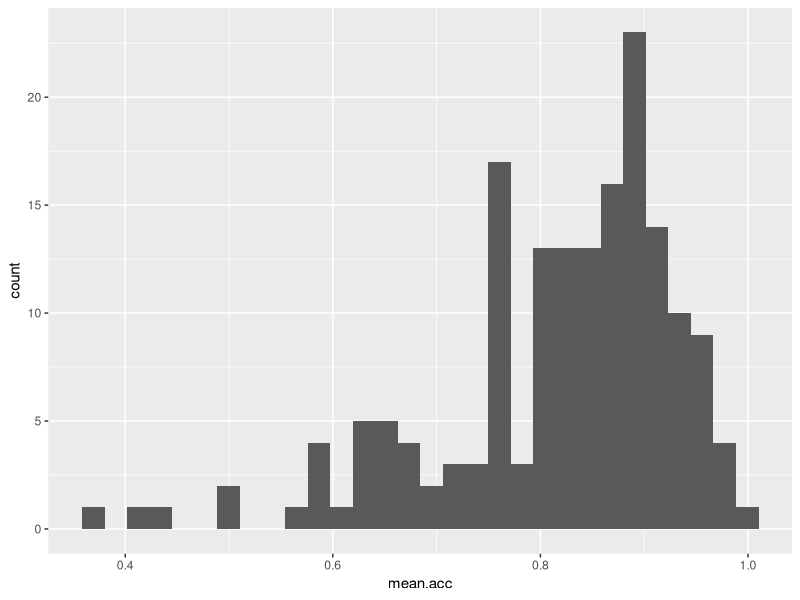
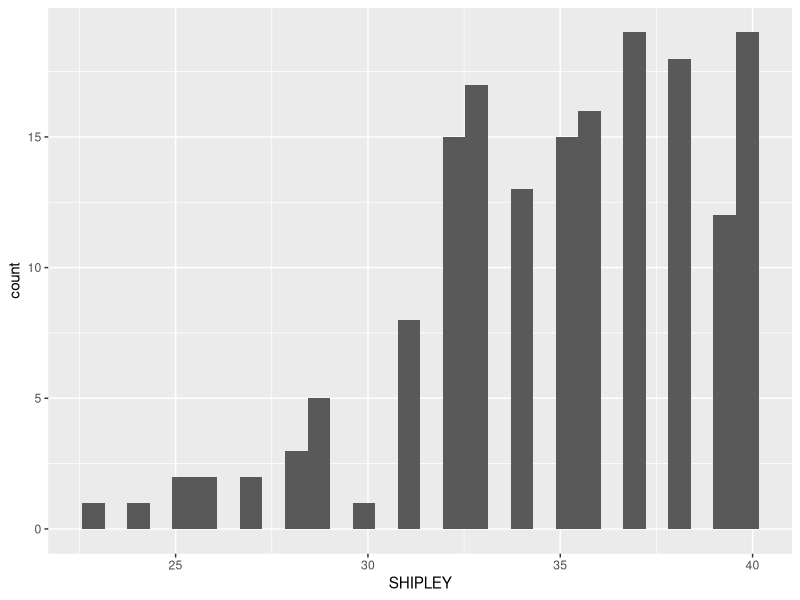
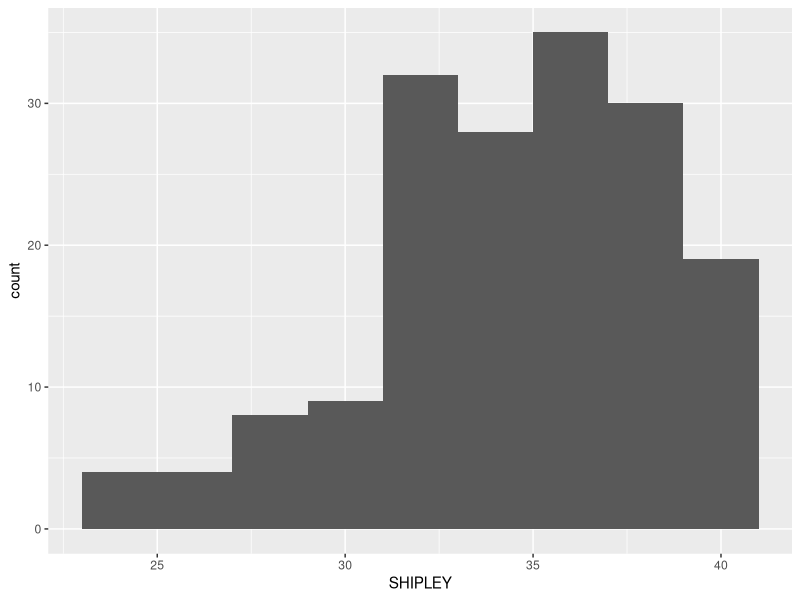
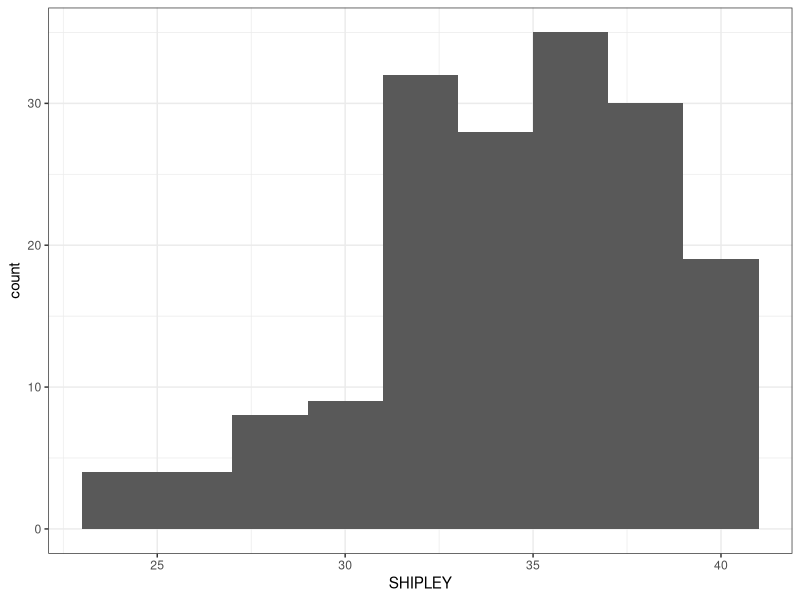
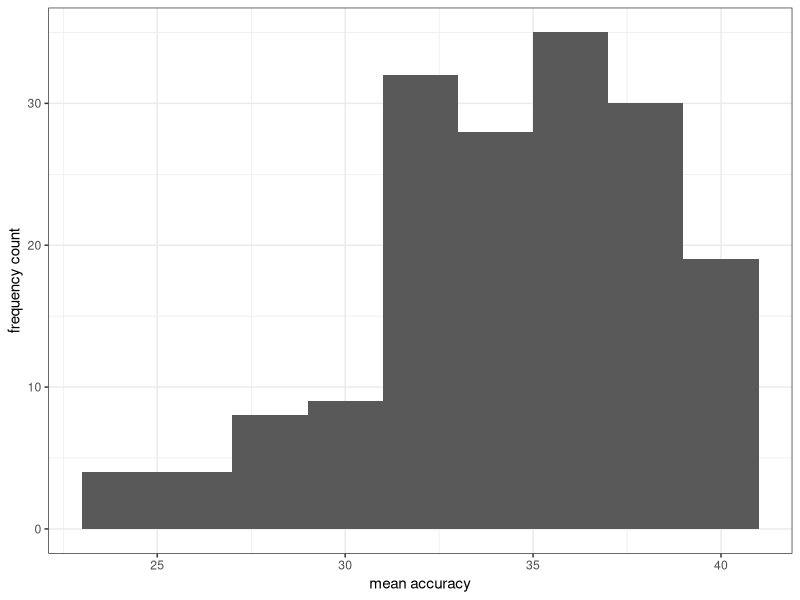
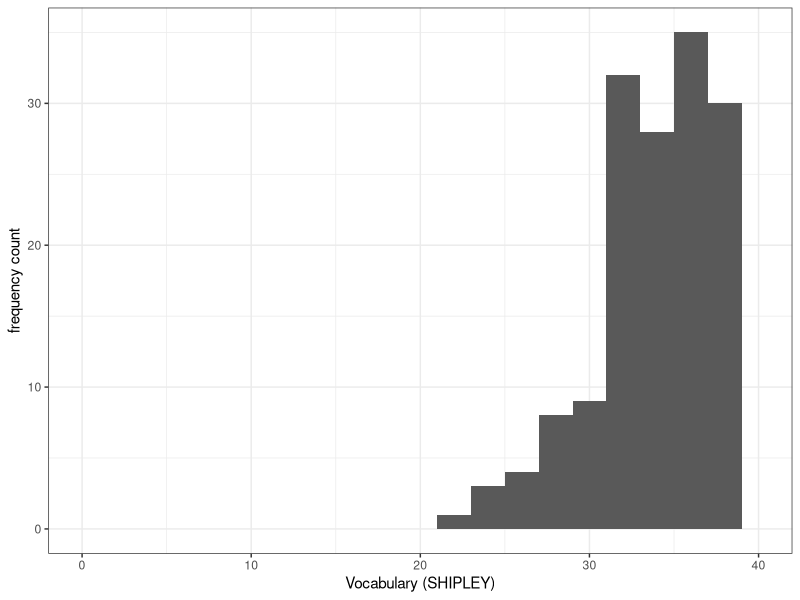
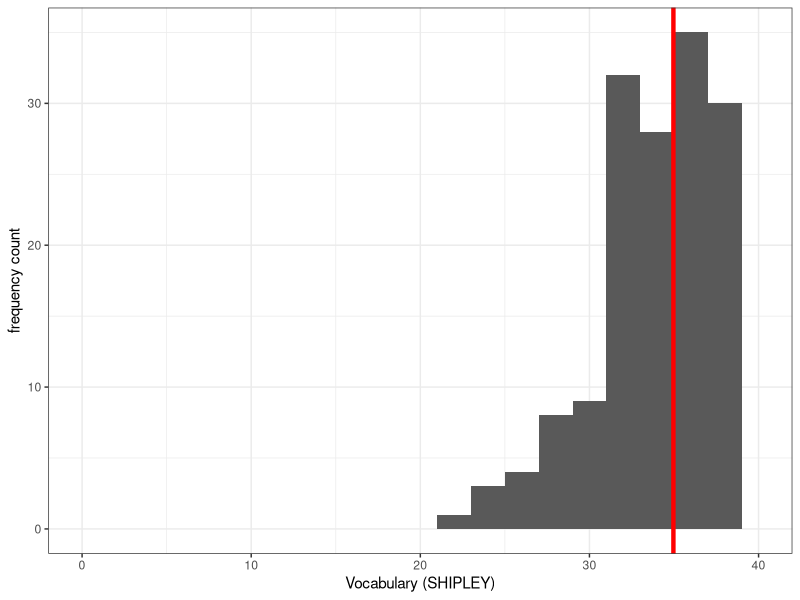
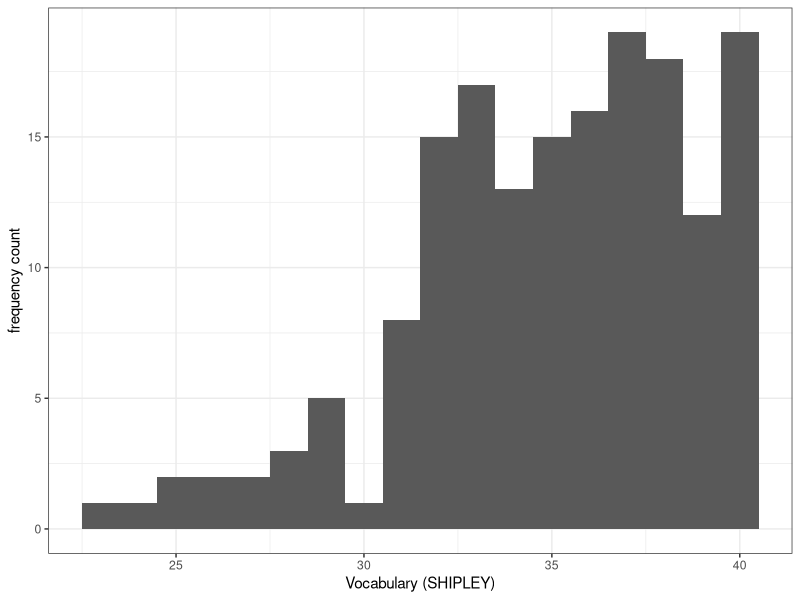

R code for these plots, in order:
## ---- chunk 1
knitr::opts_chunk$set(eval = FALSE)
## ---- chunk 2

library("patchwork")
library("tidyverse")
## ---- chunk 3

study.one <- read_csv("study-one-general-participants.csv")  
## ---- chunk 4
head(study.one)
summary(study.one)
## ---- chunk 5
ggplot(data = study.one, aes(x = mean.acc)) + geom_histogram()

## ---- chunk 6

ggplot(data = study.one, aes(x = SHIPLEY)) + 
  geom_histogram()
## ---- chunk 7
ggplot(data = study.one, aes(x = SHIPLEY)) + 
  geom_histogram(binwidth = 2)
## ---- chunk 8
ggplot(data = study.one, aes(x = SHIPLEY)) + 
  geom_histogram(binwidth = 2) +
  theme_bw()
## ---- chunk 9
ggplot(data = study.one, aes(x = SHIPLEY)) + 
  geom_histogram(binwidth = 2) +
  theme_bw() +
  labs(x = "mean accuracy", y = "frequency count")
## ---- chunk 10
ggplot(data = study.one, aes(x = SHIPLEY)) + 
  geom_histogram(binwidth = 2) +
  theme_bw() +
  labs(x = "Vocabulary (SHIPLEY)", y = "frequency count") +
  xlim(0,40)
## ---- chunk 11
ggplot(data = study.one, aes(x = SHIPLEY)) + 
  geom_histogram(binwidth = 2) +
  theme_bw() +
  labs(x = "Vocabulary (SHIPLEY)", y = "frequency count") +
  xlim(0,40) +
  geom_vline(xintercept = mean(study.one$SHIPLEY), colour = "red", size = 1.5)
## ---- chunk 12
ggplot(data = study.one, aes(x = SHIPLEY)) + 
  geom_histogram(binwidth = 1) +
  theme_bw() +
  labs(x = "Vocabulary (SHIPLEY)", y = "frequency count")

ggplot(data = study.one, aes(x = SHIPLEY)) + 
  geom_histogram(binwidth = 2) +
  theme_bw() +
  labs(x = "Vocabulary (SHIPLEY)", y = "frequency count")

ggplot(data = study.one, aes(x = SHIPLEY)) + 
  geom_histogram(binwidth = 5) +
  theme_bw() +
  labs(x = "Vocabulary (SHIPLEY)", y = "frequency count")   
## ---- chunk 13
 
library("patchwork")
library("tidyverse")

## ---- chunk 14


p.shipley <- ggplot(data = study.one, aes(x = SHIPLEY)) + 
  geom_histogram(binwidth = 2) +
  theme_bw() +
  labs(x = "Vocabulary (SHIPLEY)", y = "frequency count")   

p.mean.acc <- ggplot(data = study.one, aes(x = mean.acc)) + 
  geom_histogram(binwidth = 0.2) +
  theme_bw() +
  labs(x = "Mean accuracy", y = "frequency count") 

p.age <- ggplot(data = study.one, aes(x = AGE)) + 
  geom_histogram(binwidth = 5) +
  theme_bw() +
  labs(x = "Age (years)", y = "frequency count") 

## ---- chunk 15
ggplot(data = study.one, aes(x = SHIPLEY, y = mean.acc)) +
  geom_point()
## ---- chunk 16

ggplot(data = study.one, aes(x = SHIPLEY, y = mean.acc)) +
  geom_point(alpha = 0.5, size = 2, colour = "blue", shape = 'square') 
## ---- chunk 17

ggplot(data = study.one, aes(x = SHIPLEY, y = mean.acc)) +
  geom_point(alpha = 0.5, size = 2, colour = "blue", shape = 'square')   +
  theme_bw()
## ---- chunk 18

ggplot(data = study.one, aes(x = SHIPLEY, y = mean.acc)) +
  geom_point(alpha = 0.5, size = 2, colour = "blue", shape = 'square')   +
  theme_bw() +
  labs(x = "SHIPLEY", y = "mean accuracy")
## ---- chunk 19

ggplot(data = study.one, aes(x = SHIPLEY, y = mean.acc)) +
  geom_point(alpha = 0.5, size = 2, colour = "blue", shape = 'square')   +
  theme_bw() +
  labs(x = "SHIPLEY", y = "mean accuracy") +
  xlim(0, 40) + ylim(0, 1)
## ---- chunk 20

cor.test(study.one$SHIPLEY, study.one$mean.acc, method = "pearson",  alternative = "two.sided")
## ---- chunk 21

model <- lm(mean.acc ~ SHIPLEY, data = study.one)
summary(model)
## ---- chunk 22

model <- lm(mean.acc ~ SHIPLEY, data = study.one)
summary(model)
## ---- chunk 23

  
ggplot(data = study.one, aes(x = SHIPLEY, y = mean.acc)) +
  geom_point(alpha = 0.5, size = 2, colour = "blue", shape = 'square')   +
  geom_abline(intercept = 0.44914, slope = 0.01050, colour = "red", size = 1.5) +
  theme_bw() +
  labs(x = "SHIPLEY", y = "mean accuracy") +
  xlim(0, 40) + ylim(0, 1)
## ---- chunk 24
ggplot(data = study.one, aes(x = SHIPLEY, y = mean.acc)) +
   geom_point(alpha = 0.5, size = 2, colour = "blue", shape = 'square')   +
  geom_smooth(method = 'lm', colour = "purple", alpha = .2, size = 2.5, se = FALSE) +
  geom_abline(intercept = 0.44914, slope = 0.01050, colour = "red", size = 1) +
  theme_bw() +
  labs(x = "SHIPLEY", y = "mean accuracy") +
  xlim(0, 40) + ylim(0, 1)  
## ---- chunk 25
library("patchwork")
library("tidyverse")
## ---- chunk 26

study.two.gen <- read_csv("study-two-general-participants.csv")

## ---- chunk 27

ggplot(data = study.two.gen, aes(x = mean.acc)) + geom_histogram()
